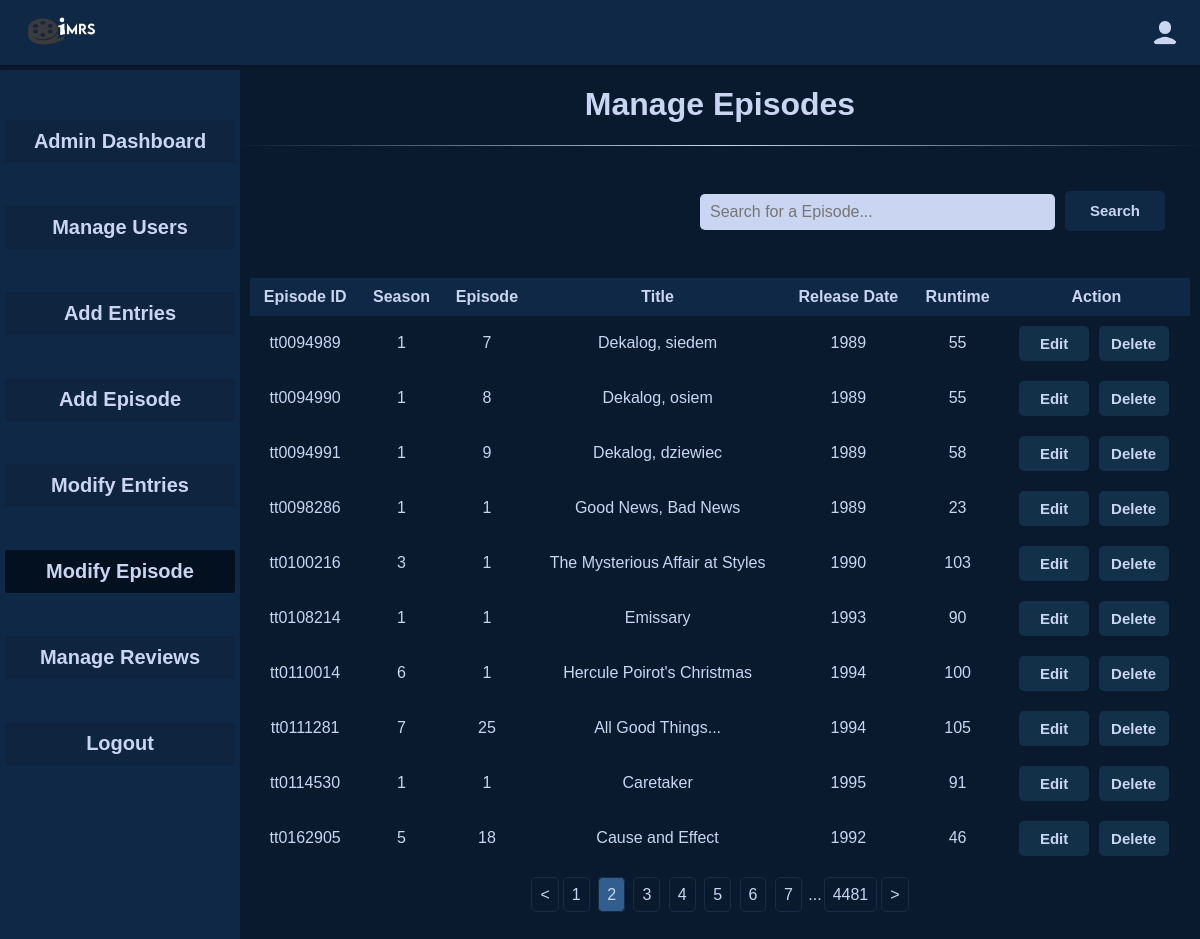
The page /Manage_Episode.php?&page=2 (signed in) on the database its author committed.
### tables this page shows
CREATE TABLE `episodes` (
  `episodeId` varchar(15) NOT NULL,
  `parentId` varchar(15) NOT NULL,
  `season` int DEFAULT NULL,
  `episode` int DEFAULT NULL,
  `title` mediumtext,
  `releaseDate` int DEFAULT NULL,
  `runtime` int DEFAULT NULL,
  PRIMARY KEY (`episodeId`),
  KEY `fk_episodes_1_idx` (`parentId`),
  CONSTRAINT `fk_episodes_1` FOREIGN KEY (`parentId`) REFERENCES `titles` (`id`)
);

### Manage_Episode.php (the view, shortened to what this page needs)
<?php
include 'db_connect.php';
$searchQuery = '';
$stmt = $conn->prepare("SELECT COUNT(*) FROM episodes WHERE title LIKE :searchQuery");
$stmt->execute(['searchQuery' => "%$searchQuery%"]);
$totalRecords = $stmt->fetchColumn();
$recordsPerPage = 10;
$totalPages = ceil($totalRecords / $recordsPerPage);
$currentPage = isset($_GET['page']) ? (int)$_GET['page'] : 1;
$offset = ($currentPage - 1) * $recordsPerPage;
$stmt = $conn->prepare("SELECT * FROM episodes WHERE title LIKE :searchQuery LIMIT :limit OFFSET :offset");
$stmt->bindValue(':searchQuery', "%$searchQuery%", PDO::PARAM_STR);
$stmt->bindValue(':limit', $recordsPerPage, PDO::PARAM_INT);
$stmt->bindValue(':offset', $offset, PDO::PARAM_INT);
$stmt->execute();
$episodes = $stmt->fetchAll(PDO::FETCH_ASSOC);
?>
<!DOCTYPE html>
<html>
<head>
    <link rel="stylesheet" type="text/css" href="Style.css">
</head>
<body>
<div class="header">
    <a href="Home.php"><img src="Illustrations/imrs.png" alt="Logo" class="logo"></a>
    <div class="dropP">
        <?php
        $username = $_SESSION['username'];
        $imageFiles = glob("Profile_Image/$username.*");
        if (!empty($imageFiles)) {
            $imagePath = $imageFiles[0];
            echo "<a href='Profile.php'><img src='$imagePath' alt='User Logo' class='user-logo'></a>";
        } else {
            echo '<a href="Profile.php"><img src="Profile_Image/user.png" alt="User Logo" class="user-logo"></a>';
        }
        ?>
    </div>
</div>
<div style="display: flex">
    <div class="sidebar">
        <a style="margin-top: 50px" href="Admin_Dashboard.php">Admin Dashboard</a><br>
        <a href="Manage_Users.php">Manage Users</a><br>
        <a href="Add_Title.php" >Add Entries</a><br>
        <a href="Add_Episode.php" >Add Episode</a><br>
        <a href="Manage_Entries.php">Modify Entries</a><br>
        <a href="Manage_Episode.php" style="background-color: #031020">Modify Episode</a><br>
        <a href="Manage_reviews.php">Manage Reviews</a><br>
        <a href="Logout.php">Logout</a><br>
    </div>
    <div style="width: 100%">
        <h1>Manage Episodes</h1><hr>
        <form action="Manage_Episode.php" method="get" class="search-bar-container" style="width: 50%; margin-left: 450px;">
            <input type="text" name="title" placeholder="Search for a Episode..." class="search-bar" style="width: 100px">
            <button type="submit" class="search-button" style="width: 100px; margin-top: 25px">Search</button>
        </form>
        <table border='1' align='center' style="width: 100%">
            <tr>
                <th>Episode ID</th>
                <th>Season</th>
                <th>Episode</th>
                <th>Title</th>
                <th>Release Date</th>
                <th>Runtime</th>
                <th>Action</th>
            </tr>
            <?php foreach ($episodes as $episode): ?>
                <tr>
                    <td><?php echo $episode['episodeId']; ?></td>
                    <td><?php echo $episode['season']; ?></td>
                    <td><?php echo $episode['episode']; ?></td>
                    <td><?php echo $episode['title']; ?></td>
                    <td><?php echo $episode['releaseDate']; ?></td>
                    <td><?php echo $episode['runtime']; ?></td>
                    <td>
                        <a href='Manage_Episode.php?edit_id=<?php echo $episode['episodeId']; ?>'><button>Edit</button></a>
                        <a href='Delete_Episode.php?id=<?php echo $episode['episodeId']; ?>'><button>Delete</button></a>
                    </td>
                </tr>
            <?php endforeach; ?>
        </table>
        <?php pagination($currentPage, $totalPages, $searchQuery); ?>
    </div>
</div>
</body>
</html>
<?php
function pagination($currentPage, $totalPages, $searchQuery): void
{
$queryParams = $_GET;
unset($queryParams['page']);
$queryString = http_build_query($queryParams);
echo "<div class='pagination'>";
    $maxPagesToShow = 7;
    $startRange = max(1, $currentPage - floor($maxPagesToShow / 2));
    $endRange = min($totalPages, $startRange + $maxPagesToShow - 1);
    if ($currentPage > 1) {
    echo "<a href='?" . $queryString . "&page=" . ($currentPage - 1) . "'>&lt;</a>";
    }
    for ($i = $startRange; $i <= $endRange; $i++) {
    echo "<a href='?" . $queryString . "&page=$i' " . ($i == $currentPage ? "class='active'" : "") . ">$i</a> ";
    }
    if ($endRange < $totalPages) {
    if ($endRange < $totalPages - 1) {
    echo "<span>...</span>";
    }
    echo "<a href='?" . $queryString . "&page=$totalPages'>$totalPages</a>";
    }
    if ($currentPage < $totalPages) {
    echo "<a href='?" . $queryString . "&page=" . ($currentPage + 1) . "'>&gt;</a>";
    }
    echo "</div>";
}
?>

### Style.css (style rules this page uses)
body { font-family: "Lexend Deca", sans-serif; background-color: #0a1a2e; color: #cad5f2; margin: 0; padding: 0; text-align: center; }
.header { background-color: #0f2845; padding: 10px 20px; display: flex; justify-content: space-between; align-items: center; max-height: 45px; box-shadow: 0 2px 4px rgba(0, 0, 0, 0.2); }
.logo { width: 100px; height: auto; }
.user-logo { width: 30px; height: auto; border-radius: 50%; margin-top: 5px; }
.search-bar-container { display: flex; align-items: center; }
.search-bar { flex: 1; width: 1000px; margin-top: 20px; margin-right: 10px; margin-left: 10px; padding: 3px 10px; border: none; border-radius: 5px; background-color: #cad6f1; color: #333; font-size: 16px; outline: none; }
.search-button { height: 40px; width: 40px; margin-bottom: 27px; background-color: #0f2944; border: none; cursor: pointer; }
table { width: 70%; border-collapse: separate; border-spacing: 0; border-radius: 5px; overflow: hidden; padding: 10px; border: none; }
td, th { padding: 10px; text-align: center; border: none; }
th { background-color: #0f2845; color: #cad6f1; }
a { text-decoration: none; color: #cad6f1; }
.pagination { margin-top: 10px; margin-bottom: 30px; }
.pagination a { padding: 8px; margin: 2px; border: 1px solid #172c44; border-radius: 5px; text-decoration: none; color: #cad6f1; }
.pagination a.active { background-color: #315e8e; color: #cad6f1; }
input { width: 95%; height: 30px; padding-left: 10px; margin-top: 5px; margin-bottom: 20px; font-size: 100%; border-radius: 5px; background-color: #cad5f2; font-family: Changa, sans-serif; outline: none; }
button { width: 100%; height: 40px; padding: 5px; background-color: #0a1a2e; color: #cad5f2; border: none; border-radius: 5px; cursor: pointer; margin-top: 25px; font-size: large; font-weight: bold; font-family: Candara, sans-serif; }
hr { margin-bottom: 20px; border: 0; height: 1px; background-image: linear-gradient(to right, rgb(10, 27, 45), rgb(202, 214, 241), rgb(10, 27, 45)); }
.dropP { position: relative; }
.sidebar { background-color: #0f2845; margin-top: 5px; height: 3000px; width: 300px; font-weight: bold; font-size: 20px; }
.sidebar a { display: flex; margin: 20px 5px 0 5px; justify-content: center; background-color: #0f243e; padding: 10px; border-radius: 3px; }

### Manage_Episode.php (style rules this page uses)
button { font-size: 15px; background-color: #123047; margin: auto; margin-right: 5px; padding: 0; width: 70px; height: 35px; }
input { width: 300px; }

### rows shown on the page
episodes: episodeId "tt0094989", season "1", episode "7", title "Dekalog, siedem", releaseDate "1989", runtime "55"
episodes: episodeId "tt0094990", season "1", episode "8", title "Dekalog, osiem", releaseDate "1989", runtime "55"
episodes: episodeId "tt0094991", season "1", episode "9", title "Dekalog, dziewiec", releaseDate "1989", runtime "58"
episodes: episodeId "tt0098286", season "1", episode "1", title "Good News, Bad News", releaseDate "1989", runtime "23"
episodes: episodeId "tt0100216", season "3", episode "1", title "The Mysterious Affair at Styles", releaseDate "1990", runtime "103"
episodes: episodeId "tt0108214", season "1", episode "1", title "Emissary", releaseDate "1993", runtime "90"
episodes: episodeId "tt0110014", season "6", episode "1", title "Hercule Poirot's Christmas", releaseDate "1994", runtime "100"
episodes: episodeId "tt0111281", season "7", episode "25", title "All Good Things...", releaseDate "1994", runtime "105"
episodes: episodeId "tt0114530", season "1", episode "1", title "Caretaker", releaseDate "1995", runtime "91"
episodes: episodeId "tt0162905", season "5", episode "18", title "Cause and Effect", releaseDate "1992", runtime "46"

### other values the page prints
$totalPages "4481"
